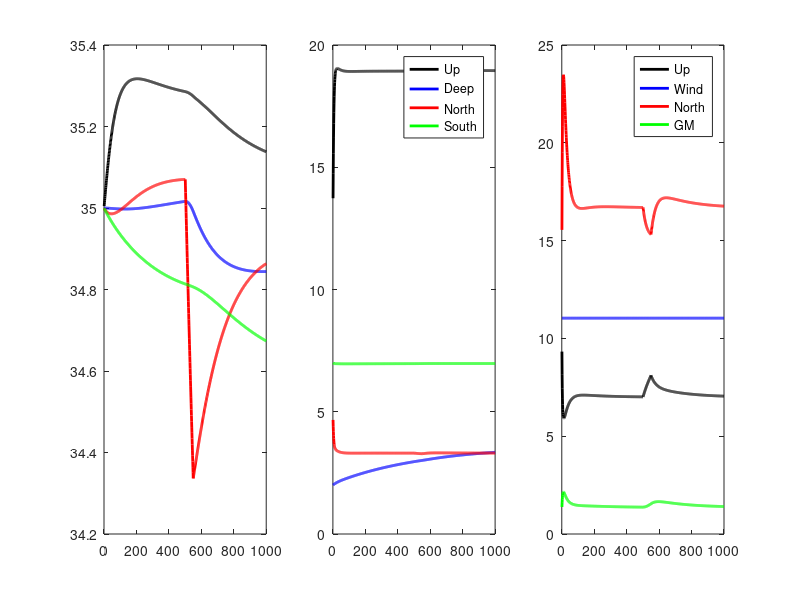

This figure's MATLAB source:
clear all
% Ehlert and Leverman 2014;
% Mechanism for potential strengthening of Atlantic overturning prior to collapse
% temperature evolution equations
% for git hub
tempevl = true;
FWforce = true;
%diffusivity = 'N2 dependent'; % 'constant diff' ; 'constant energy' ; 'N2 dependent'
%diffusivity = 'constant diff'; % 'constant diff' ; 'constant energy' ; 'N2 dependent'
diffusivity = 'constant energy'; % 'constant diff' ; 'constant energy' ; 'N2 dependent'
% Table 1
C1 = 0.1; %nondimensional coeff for MOC transport
m3s2Sv = 1e-6; 
grav = 9.81; %m2/s

Htopo = 4000; %in m ; Average depth of Atlantic Ocean basin
Bwidth = 1e7; % in m ; Average width of Atlantic Ocean
LN = 3.34*1e6; %in m ; Meridional extend of the northen box
LU = 8.9*1e6;  %in m ; Meridional extend of the tropical box
LS = 3.34*1e6; %in m ; Meridional extend of the southern box
LyN = 1.5*1e6; % Meridional extend of the northen outcropping

rho0 = 1027; %kgm-3
S0 = 35; % psu ; Average salinity of Atlantic Ocean
alpha_T = 2.1e-4; % 1/C thermal coefficient
alphaT = alpha_T*rho0;
beta_S = 8e-4; % 1/psu haline coefficient
betaS = beta_S*rho0;
f0 = 7.5e-5; %1/s
fbeta = 2e-11; % 1/s

kappa_GM = 1000; %m2/s GM thickness diffusivity
kappa_cnst = 4.2e-5; %m2/s Background vertical diffusivity
epsilon = 1e-3; % kg s-3 constant dissipation energy in the ocean per area
N0 = 8e-3; % 1/s used in N2 dependent diffusivity 
a0 = 1e-5; % m2/s constant diffusivity used in N2 dependent diffusivity
tau = 0.085; %Nm-2 = kgm-1s-2
Cgm = (1-exp(-tau/0.02)); % it can be 1 for simplivity
FN = 0.1*1e6; % Sv ; Northern meridional freshwater transport
FNd = 0;
FNFW = 0; %initial freshwater into nordic seas
FNFW_cap = 2e6; % cap of freshwater
FS = 0.1*1e6; %Sv ; Southern meridional freshwater transport
gammau = 1/(5*365*86400); % 5 years
gamman = 1/(5*365*86400); % 5 years
gammas = 1/(5*365*86400); % 5 years
TUrelax = 20;
TNrelax = 3;
TSrelax = 7;

SN=35; % initial conditions
SU=35; % initial conditions
SS=35; % initial conditions
SD=35; % initial conditions
TN = 5;
TS = 7;
TU = 12.5; %12.5;
TD = 2; 

H_pyc=500; % initial conditions
VU = LU*Bwidth*H_pyc;
VN = LN*Bwidth*Htopo;
VS = LS*Bwidth*Htopo;
VD = LU*Bwidth*(Htopo-H_pyc);
	
yearinsec = 360*86400; % 1 year in sec
deltat = 15*86400; %30 days to sec
time = 0;
iind = 1;
%return

if 0
  load initial
end

% time step
for ind=1:24000*1
    delta_rho = rho0*(beta_S*(SN-SU)-alpha_T*(TN-TU));
    delta_rho_SO = rho0*(beta_S*(SS-SU)-alpha_T*(TS-TU));
    delta_rho_D = rho0*(beta_S*(SN-SD)-alpha_T*(TN-TD));
    %if delta_rho_D<0
    %  display('MI')
    %end
    switch(diffusivity)
    case 'constant diff'
      kappa_v = kappa_cnst;  
    case 'N2 dependent'
      kappa_v = a0*(sqrt(grav*delta_rho/(rho0*H_pyc))/N0)^(-1);
    case 'constant energy'
      kappa_v = epsilon/(grav*delta_rho);
    otherwise
      fprintf('not specified diffusivity option')
      return
    end
    % phi_Moc
    phi_N = (C1*grav*delta_rho*H_pyc*H_pyc/(rho0*fbeta*LyN));
    % phi_Up
    phi_Up = (LU*Bwidth*kappa_v/H_pyc);
    % phi_Ek
    phi_Ek = (Bwidth*tau/(f0*rho0));
    % phi_GM
    %phi_GM1 = Cgm*(Bwidth*kappa_GM*(delta_rho_SO/rho0)*H_pyc/Htopo); 
    % The new version
    phi_GM1 = 0.01*Bwidth*(grav*delta_rho_SO/rho0)*H_pyc*H_pyc/(f0*LS);
    

    % new pycnocline depth
    H_pyc_new = H_pyc + (deltat/(Bwidth*LU))*(phi_Up+phi_Ek-phi_GM1-phi_N);

    % new H_deep
    H_deep = Htopo - H_pyc_new;

    % Volume*Salt terms
    VUSU=VU*SU;
    VNSN=VN*SN;
    VSSS=VS*SS;
    VDSD=VD*SD;
    if(tempevl)
      % Volume*Temp terms
      VUTU=VU*TU;
      VNTN=VN*TN;
      VSTS=VS*TS;
      VDTD=VD*TD;
    end
    % New volume salt terms
    VUSUnew = VUSU + deltat*(phi_Up*SD+phi_Ek*SS-SU*(phi_N+phi_GM1)+S0*(FN+FS));
    VNSNnew = VNSN + deltat*(phi_N*(SU-SN)-S0*(FN+FNFW));
    VSSSnew = VSSS + deltat*(phi_Ek*(SD-SS)+phi_GM1*(SU-SS)-S0*FS);
    VDSDnew = VDSD + deltat*(phi_N*SN+phi_GM1*SS-SD*(phi_Up+phi_Ek));
    if(tempevl)
      % New volume temp terms
      VUTUnew = VUTU + deltat*(phi_Up*TD+phi_Ek*TS-TU*(phi_N+phi_GM1)+gammau*VU*(TUrelax-TU));
      VNTNnew = VNTN + deltat*(phi_N*(TU-TN)+gamman*VN*(TNrelax-TN));
      VSTSnew = VSTS + deltat*(phi_Ek*(TD-TS)+phi_GM1*(TU-TS)+gammas*VS*(TSrelax-TS));
      VDTDnew = VDTD + deltat*(phi_N*TN+phi_GM1*TS-TD*(phi_Up+phi_Ek));
    end
    %update values
    H_pyc = H_pyc_new;
    VUSU = VUSUnew;
    VNSN = VNSNnew;    
    VSSS = VSSSnew;    
    VDSD = VDSDnew;
    VDSD = VDSDnew;
    if(tempevl)
       VUTU = VUTUnew;
       VNTN = VNTNnew;
       VSTS = VSTSnew;
       VDTD = VDTDnew;
    end
    VU = LU*Bwidth*H_pyc;
    VN = LN*Bwidth*Htopo;
    VS = LS*Bwidth*Htopo;
    VD = LU*Bwidth*H_deep;
    SU=VUSU/VU;
    SN=VNSN/VN;
    SS=VSSS/VS;
    SD=VDSD/VD;
    if(tempevl)
       TU = VUTU/VU;
       TN = VNTN/VN;
       TS = VSTS/VS;
       TD = VDTD/VD;
    end
    % time series
    time=time+deltat;        
    if(mod(time,yearinsec)==0)
      if FWforce==true
        if(mod(iind,100)==0)
          FNd=FNFW;
        end
        FNFW=FNd+(1*FNFW_cap)*mod(iind,100)/99;
        if iind>500 & iind < 550
          FNFW = 1.0*FNFW_cap;
        else
          FNFW = 0.0*FNFW_cap;
        end
      end  
      Fwater(iind)=FNFW;
      HUtime(iind) = H_pyc;
      TrN(iind) = phi_N;
      TrW(iind) = phi_Ek;
      TrE(iind) = phi_GM1;
      TrU(iind) = phi_Up;
      SUtime(iind) = SU;
      SNtime(iind) = SN;
      SStime(iind) = SS;
      SDtime(iind) = SD;
      drho(iind) = delta_rho;
      drhoD(iind) = delta_rho_D;
      drhoSO(iind) = delta_rho_SO;
      if(tempevl)
        TUtime(iind) = TU;
        TNtime(iind) = TN;
        TStime(iind) = TS;
        TDtime(iind) = TD;
      end
      iind = iind+1;
    end
end   
if (tempevl)
  figure('Position', [100, 100, 1000, 400]);
	subplot(1,3,1)
	plot(SUtime,'k','linewidth',2)
	hold on
	plot(SDtime,'b','linewidth',2)
	plot(SNtime,'r','linewidth',2)
	plot(SStime,'g','linewidth',2)
	subplot(1,3,2)
  plot(TUtime,'k','linewidth',2)
  hold on
  plot(TDtime,'b','linewidth',2)
  plot(TNtime,'r','linewidth',2)
  plot(TStime,'g','linewidth',2)
  legend('Up','Deep','North','South','location','best')
  subplot(1,3,3)
  plot(TrU*m3s2Sv,'k','linewidth',2)
  hold on
  plot(TrW*m3s2Sv,'b','linewidth',2)
  plot(TrN*m3s2Sv,'r','linewidth',2)
  plot(TrE*m3s2Sv,'g','linewidth',2)
  legend('Up','Wind','North','GM','location','northeast')
else
	plot(SUtime,'k','linewidth',2)
	hold on
	plot(SDtime,'b','linewidth',2)
	plot(SNtime,'r','linewidth',2)
	plot(SStime,'g','linewidth',2)
end
%save('initial.mat','SN','SU','SD','SS','TN','TU','TD','TS','H_pyc','VU','VN','VS','VD')
